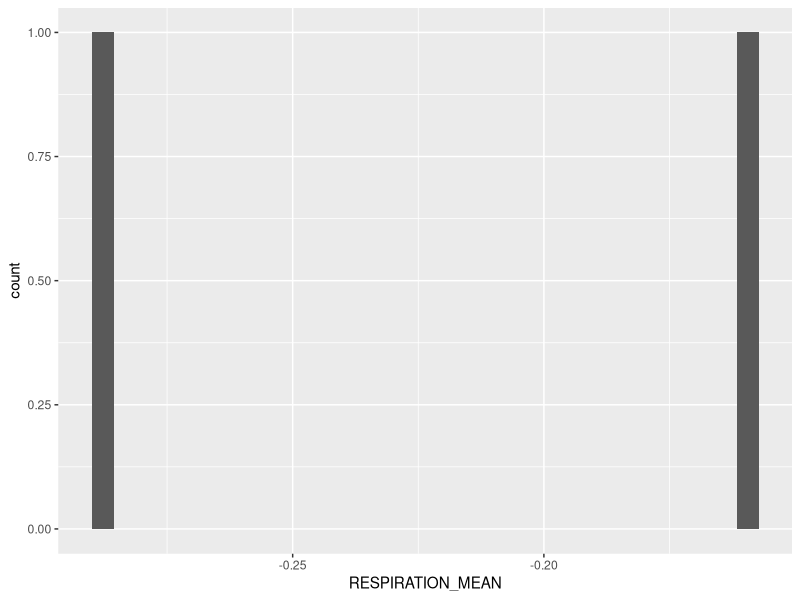
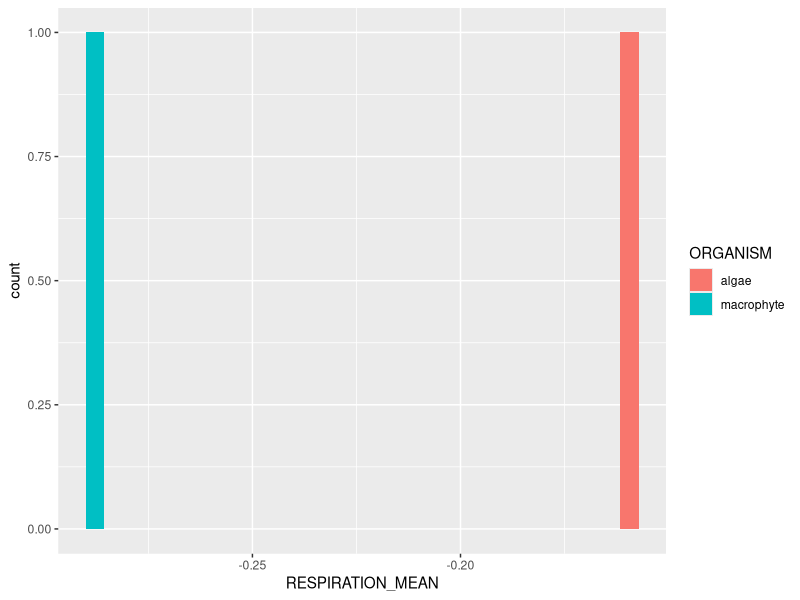
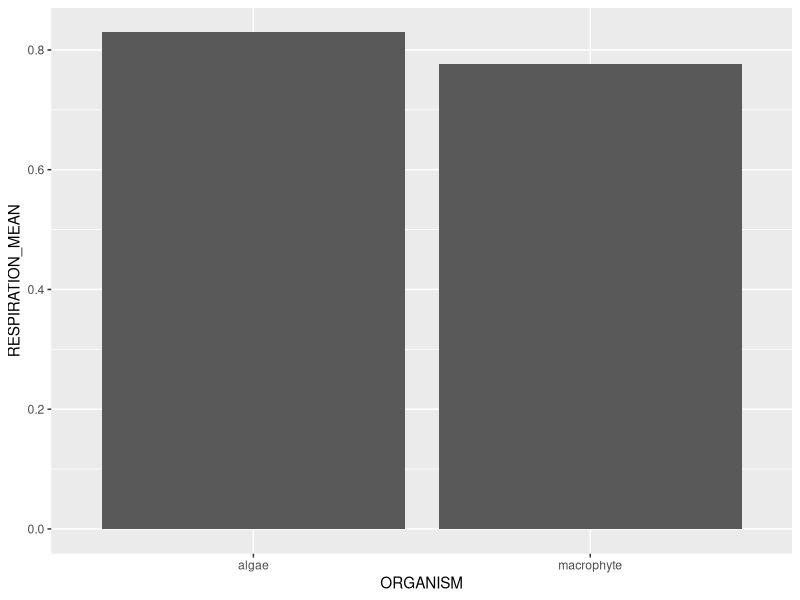
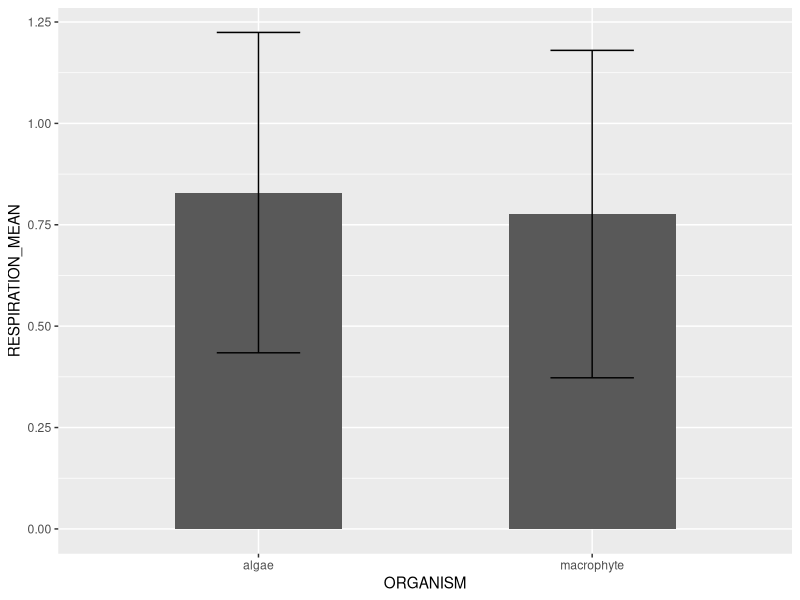
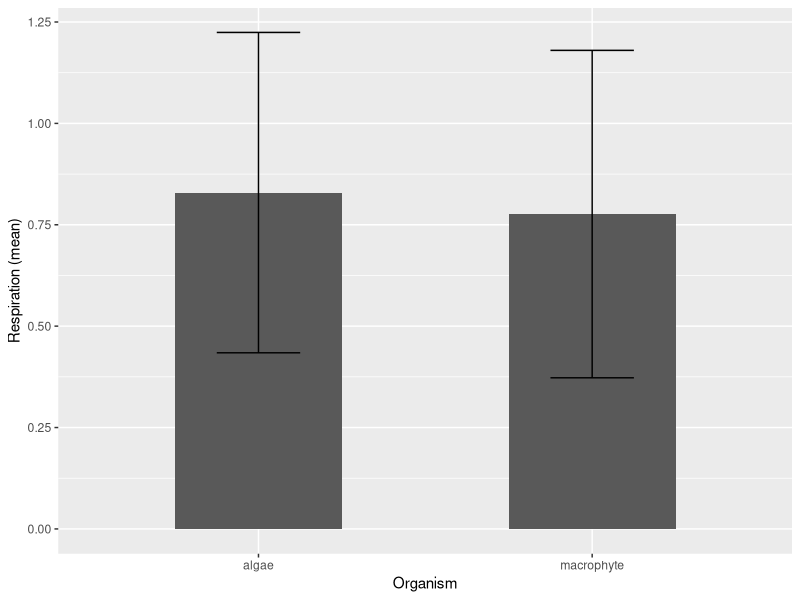
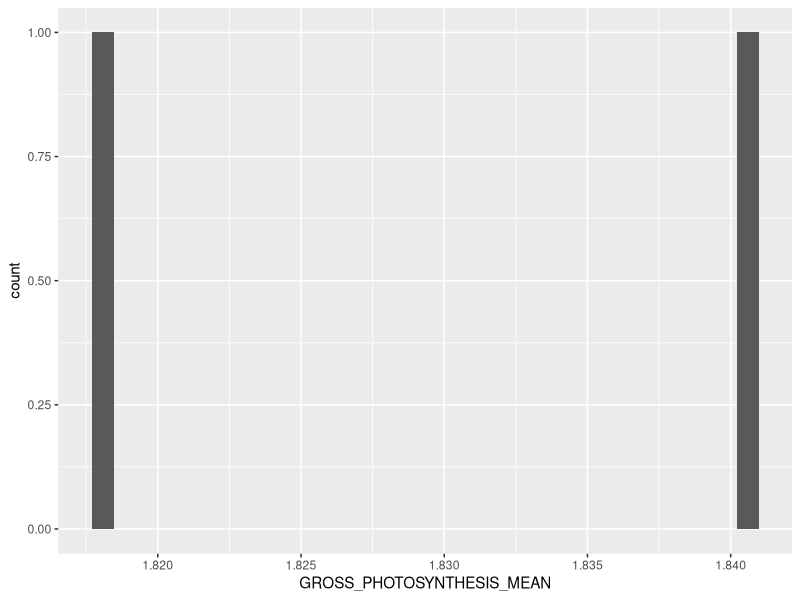
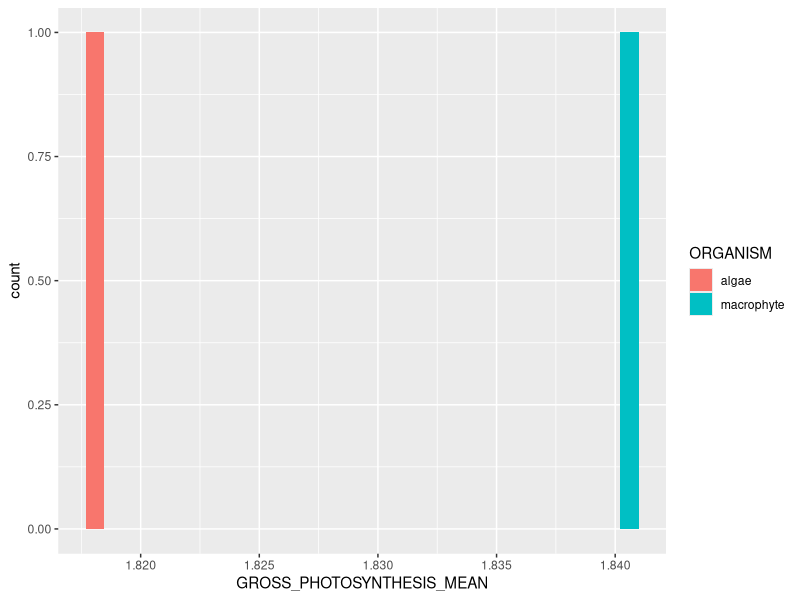
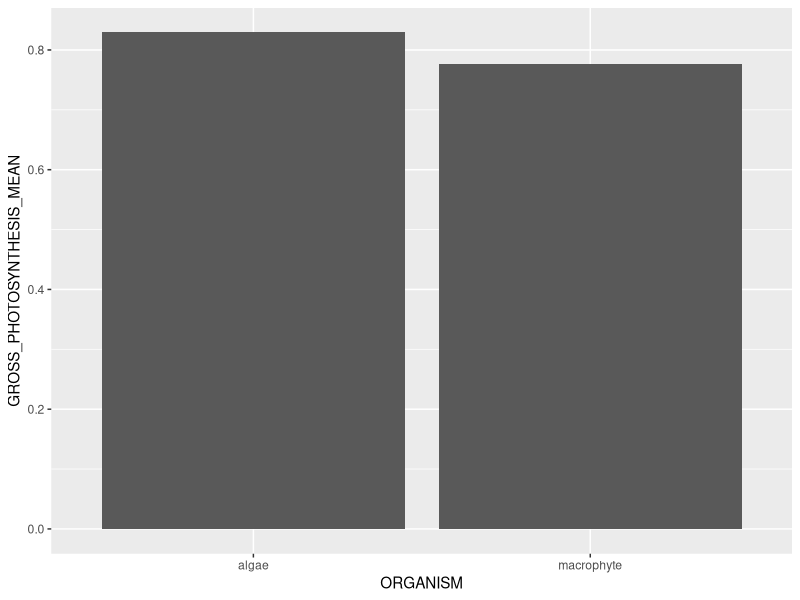

Source code (R) for these figures, in order:
## ---- chunk 1
require(tidyverse)
require(lubridate)
require(tidyverse)
## ---- chunk 2
do_data <- read.csv(file = "lab2_monday.csv", header = T, sep = ",")

## ---- chunk 3
do_data <- do_data %>%
  mutate (TIME_INITIAL = mdy_hm(TIME_INITIAL))%>%
  mutate (TIME_FINAL=mdy_hm(TIME_FINAL))
## ---- chunk 4
do_data <- do_data %>%
  mutate(ELAPSED_TIME = TIME_FINAL-TIME_INITIAL) %>% # calculates elapsed time in hours
  mutate(DELTA_DO = DO_FINAL - DO_INITIAL) %>% # calculates change in DO
  mutate(DELTA_DO_WEIGHT_HOUR = DELTA_DO/(as.numeric(ELAPSED_TIME)*WEIGHT)) # standardizes DELTA_DO to elapsed time and biomass
## ---- chunk 5
algae_r <- do_data %>%
  filter(ORGANISM == "algae") %>%
  filter(TREATMENT == "dark")

macrophyte_r <- do_data %>%
  filter (ORGANISM == "macrophyte") %>%
  filter (TREATMENT == "dark")

respiration_t <- t.test(algae_r$DELTA_DO_WEIGHT_HOUR, macrophyte_r$DELTA_DO_WEIGHT_HOUR) # the final endpoint columns should go in the `<>` here

respiration_t
## ---- chunk 6
respiration <- do_data %>%
  filter(TREATMENT == "dark") %>%
  group_by(ORGANISM) %>%
  summarise(RESPIRATION_MEAN = mean(DELTA_DO_WEIGHT_HOUR),
            RESPIRATION_SE = sd(DELTA_DO_WEIGHT_HOUR)/sqrt(n()))
## ---- chunk 7
gross_photosynthesis <- do_data %>%
  filter(TREATMENT == "light") %>%
  mutate(GROSS_PHOTOSYNTHESIS = case_when(ORGANISM == "algae" ~ DELTA_DO_WEIGHT_HOUR + 1.253,
                                          ORGANISM == "macrophyte" ~ DELTA_DO_WEIGHT_HOUR + 1.305))
## ---- chunk 8
algae_p <- do_data %>%
  filter(ORGANISM == "algae") %>%
  filter(TREATMENT == "light")

macrophyte_p <- do_data %>%
  filter (ORGANISM == "macrophyte") %>%
  filter (TREATMENT == "light")

gross_photosynthesis_t <- t.test(algae_p$DELTA_DO_WEIGHT_HOUR, macrophyte_p$DELTA_DO_WEIGHT_HOUR) # the final endpoint columns should go in the `<>` here

gross_photosynthesis_t
# this is nothing new! model it off the t-test above, except use the `gross-photosynthesis` data-frame, and change the name of the endpoint.
## ---- chunk 9
gross_photosynthesis <- do_data %>%
  filter(TREATMENT == "light") %>%
  group_by(ORGANISM) %>%
  summarise(GROSS_PHOTOSYNTHESIS_MEAN = mean(DELTA_DO_WEIGHT_HOUR),
            GROSS_PHOTOSYNTHESIS_SE = sd(DELTA_DO_WEIGHT_HOUR)/sqrt(n()))
# again, nothing new! take it one step at a time and recycle the code from above
## ---- chunk 10
plot1 <- ggplot() +
  geom_histogram(data = respiration,
                 aes(x = RESPIRATION_MEAN))

plot1
## ---- chunk 11
plot1 <- ggplot() +
  geom_histogram(data = respiration,
                 aes(x = RESPIRATION_MEAN, fill = ORGANISM))

plot1
## ---- chunk 12
respiration <- do_data %>%
  group_by(ORGANISM) %>%
  summarise(RESPIRATION_MEAN = mean(DELTA_DO_WEIGHT_HOUR),
            RESPIRATION_SE = sd(DELTA_DO_WEIGHT_HOUR)/sqrt(n()))
## ---- chunk 13
plot2 <- ggplot() +
  geom_col(data = respiration,
           aes(x = ORGANISM, y = RESPIRATION_MEAN))

plot2
## ---- chunk 14
plot2 <- ggplot() +
  geom_col(data = respiration,
           aes(x = ORGANISM, y = RESPIRATION_MEAN),
           width = 0.5) +
  geom_errorbar(data = respiration,
                aes(x = ORGANISM, ymin = RESPIRATION_MEAN - RESPIRATION_SE, ymax = RESPIRATION_MEAN + RESPIRATION_SE),
                width = 0.25)

plot2
## ---- chunk 15
plot3 <- ggplot() +
  geom_col(data = respiration,
           aes(x = ORGANISM, y = RESPIRATION_MEAN),
           width = 0.5) +
  geom_errorbar(data = respiration,
                aes(x = ORGANISM, ymin = RESPIRATION_MEAN - RESPIRATION_SE, ymax = RESPIRATION_MEAN + RESPIRATION_SE),
                width = 0.25) +
  xlab("Organism") +
  ylab("Respiration (mean)")

plot3
## ---- chunk 16
plot1 <- ggplot() +
  geom_histogram(data = gross_photosynthesis,
                 aes(x = GROSS_PHOTOSYNTHESIS_MEAN))

plot1
## ---- chunk 17
plot1 <- ggplot() +
  geom_histogram(data = gross_photosynthesis,
                 aes(x = GROSS_PHOTOSYNTHESIS_MEAN, fill = ORGANISM))

plot1
## ---- chunk 18
gross_photosynthesis <- do_data %>%
  group_by(ORGANISM) %>%
  summarise(GROSS_PHOTOSYNTHESIS_MEAN = mean(DELTA_DO_WEIGHT_HOUR),
            GROSS_PHOTOSYNTHESIS_SE = sd(DELTA_DO_WEIGHT_HOUR)/sqrt(n()))

## ---- chunk 19
plot2 <- ggplot() +
  geom_col(data = gross_photosynthesis,
           aes(x = ORGANISM, y = GROSS_PHOTOSYNTHESIS_MEAN))

plot2
## ---- chunk 20
plot2 <- ggplot() +
  geom_col(data = gross_photosynthesis,
           aes(x = ORGANISM, y = GROSS_PHOTOSYNTHESIS_MEAN),
           width = 0.5) +
  geom_errorbar(data = gross_photosynthesis,
                aes(x = ORGANISM, ymin = GROSS_PHOTOSYNTHESIS_MEAN - GROSS_PHOTOSYNTHESIS_SE, ymax = GROSS_PHOTOSYNTHESIS_MEAN + GROSS_PHOTOSYNTHESIS_SE),
                width = 0.25)

plot2
## ---- chunk 21
plot3 <- ggplot() +
  geom_col(data = gross_photosynthesis,
           aes(x = ORGANISM, y = GROSS_PHOTOSYNTHESIS_MEAN),
           width = 0.5) +
  geom_errorbar(data = gross_photosynthesis,
                aes(x = ORGANISM, ymin = GROSS_PHOTOSYNTHESIS_MEAN - GROSS_PHOTOSYNTHESIS_SE, ymax = GROSS_PHOTOSYNTHESIS_MEAN + GROSS_PHOTOSYNTHESIS_SE),
                width = 0.25) +
  xlab("Organism") +
  ylab("Gross Photosynthesis (mean)")

plot3
